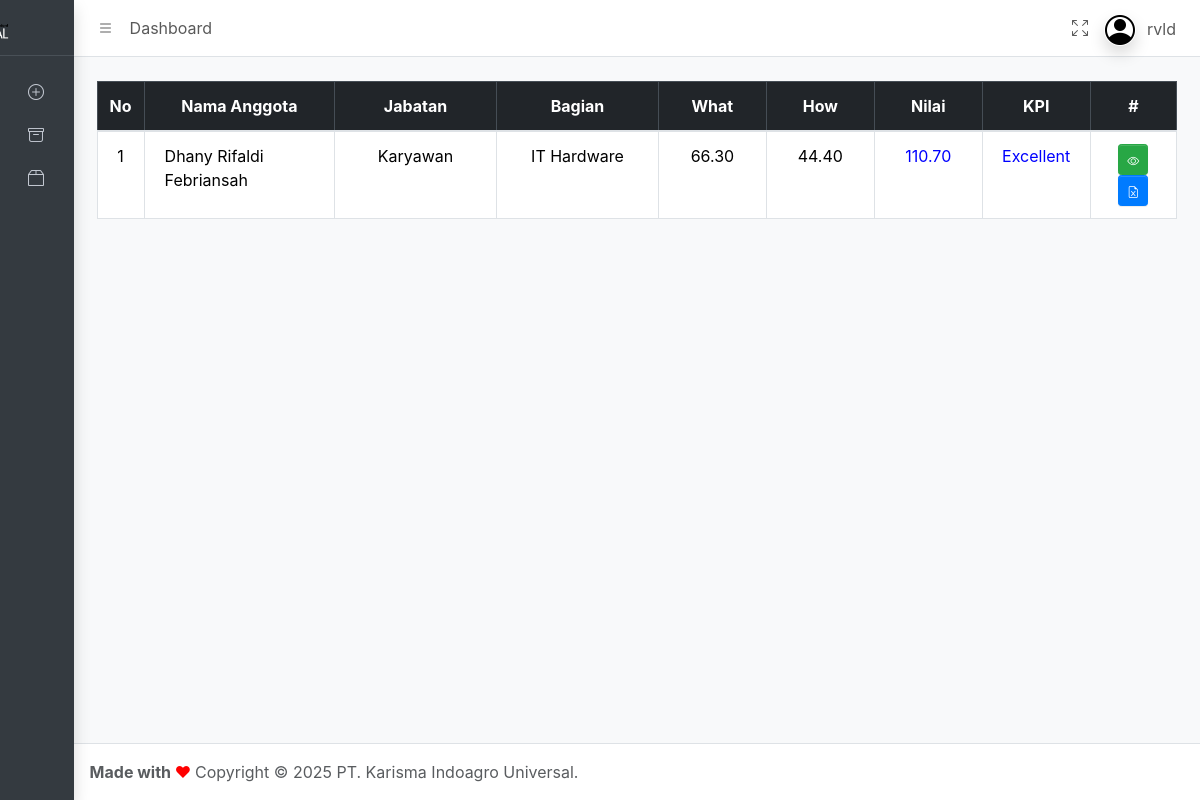
The page /kpikabag.php (signed in) on the database its author committed.
### tables this page shows
CREATE TABLE `tb_users` (
  `id` int NOT NULL,
  `username` varchar(255) NOT NULL,
  `nama_lngkp` varchar(255) NOT NULL,
  `nik` varchar(255) NOT NULL,
  `bagian` varchar(255) NOT NULL,
  `departement` varchar(255) NOT NULL,
  `jabatan` varchar(255) NOT NULL,
  `atasan` varchar(255) NOT NULL,
  `penilai` varchar(255) NOT NULL
);

CREATE TABLE `tb_bobotkpi` (
  `idbobotkpi` int NOT NULL,
  `id_user` int NOT NULL,
  `bobotwhat` int NOT NULL,
  `bobothow` int NOT NULL
);

### helper/getUser.php (called while the page is built, shortened)
<?php
require 'config.php';
$id_user = $_SESSION['id_user'];
$sql = "SELECT * FROM tb_users WHERE id='$id_user'";
$result = mysqli_query($conn, $sql);
while ($hasil = mysqli_fetch_assoc($result)) {
    $username = $hasil['username'];
    $nama_lngkp = $hasil['nama_lngkp'];
}
$nama_lngkp = mysqli_real_escape_string($conn, $nama_lngkp);
?>

### kpikabag.php (the view, shortened to what this page needs)
<!DOCTYPE html>
<?php
if (!isset($_SESSION['id_user'])) {
    header("Location: index");
    exit();
} else {
    require 'helper/config.php';
    require 'helper/getUser.php';
}
function getnilai($conn, $id)
{
    $sql = "SELECT * FROM tb_kpi WHERE id_user='$id'";
    $totalws = 0;
    $resultsaf = mysqli_query($conn, $sql);
    while ($hasils = mysqli_fetch_assoc($resultsaf)) {
        $sql3s = "SELECT SUM(total) as total FROM tb_whats WHERE id_user=$id AND id_kpi=" . $hasils['id'];
        $result3s = mysqli_query($conn, $sql3s);
        $row3sd = mysqli_fetch_assoc($result3s);
        $totalnilaisd = $row3sd['total'];
        $nilaiws = ($totalnilaisd * $hasils['bobot']) / 100;
        $totalws += $nilaiws;
    }
    $bobotkpid = 0;
    $sql5a = "SELECT bobotwhat as bw FROM tb_bobotkpi WHERE id_user=$id";
    $result5a = mysqli_query($conn, $sql5a);
    while ($row5a = mysqli_fetch_assoc($result5a)) {
        $bobotkpid = $row5a['bw'];
    }
    $zbotw = ($totalws * $bobotkpid) / 100;
    $totalhfg = 0;
    $resultfg = mysqli_query($conn, $sql);
    while ($hasilfg = mysqli_fetch_assoc($resultfg)) {
        $sql7fg = "SELECT SUM(total) as totalh FROM tb_hows WHERE id_user=$id AND id_kpi=" . $hasilfg['id'];
        $result7fg = mysqli_query($conn, $sql7fg);
        $row7fg = mysqli_fetch_assoc($result7fg);
        $totalnilaihfg = $row7fg['totalh'];
        $nilaihfg = ($totalnilaihfg * $hasilfg['bobot2']) / 100;
        $totalhfg += $nilaihfg;
    }
    $bobotkpias = 0;
    $sql8a = "SELECT bobothow as bh FROM tb_bobotkpi WHERE id_user=$id";
    $result8a = mysqli_query($conn, $sql8a);
    while ($row8a = mysqli_fetch_assoc($result8a)) {
        $bobotkpias = $row8a['bh'];
    }
    $zboth = ($totalhfg * $bobotkpias) / 100;
    return number_format($zboth + $zbotw, 2);
}
function getWhatt($conn, $id)
{
    $sql = "SELECT * FROM tb_kpi WHERE id_user='$id'";
    $totalws = 0;
    $resultsaf = mysqli_query($conn, $sql);
    while ($hasils = mysqli_fetch_assoc($resultsaf)) {
        $sql3s = "SELECT SUM(total) as total FROM tb_whats WHERE id_user=$id AND id_kpi=" . $hasils['id'];
        $result3s = mysqli_query($conn, $sql3s);
        $row3sd = mysqli_fetch_assoc($result3s);
        $totalnilaisd = $row3sd['total'];
        $nilaiws = ($totalnilaisd * $hasils['bobot']) / 100;
        $totalws += $nilaiws;
    }
    $bobotkpid = 0;
    $sql5a = "SELECT bobotwhat as bw FROM tb_bobotkpi WHERE id_user=$id";
    $result5a = mysqli_query($conn, $sql5a);
    while ($row5a = mysqli_fetch_assoc($result5a)) {
        $bobotkpid = $row5a['bw'];
    }
    $zbotw = ($totalws * $bobotkpid) / 100;
    return number_format($zbotw, 2);
}
function getHoww($conn, $id)
{
    $sql = "SELECT * FROM tb_kpi WHERE id_user='$id'";
    $totalhfg = 0;
    $resultfg = mysqli_query($conn, $sql);
    while ($hasilfg = mysqli_fetch_assoc($resultfg)) {
        $sql7fg = "SELECT SUM(total) as totalh FROM tb_hows WHERE id_user=$id AND id_kpi=" . $hasilfg['id'];
        $result7fg = mysqli_query($conn, $sql7fg);
        $row7fg = mysqli_fetch_assoc($result7fg);
        $totalnilaihfg = $row7fg['totalh'];
        $nilaihfg = ($totalnilaihfg * $hasilfg['bobot2']) / 100;
        $totalhfg += $nilaihfg;
    }
    $bobotkpias = 0;
    $sql8a = "SELECT bobothow as bh FROM tb_bobotkpi WHERE id_user=$id";
    $result8a = mysqli_query($conn, $sql8a);
    while ($row8a = mysqli_fetch_assoc($result8a)) {
        $bobotkpias = $row8a['bh'];
    }
    $zboth = ($totalhfg * $bobotkpias) / 100;
    return number_format($zboth, 2);
}
function getkpi($nilair)
{
    if ($nilair < 90) {
        return "POOR";
    } elseif ($nilair <= 100) {
        return "GOOD";
    } elseif ($nilair <= 110) {
        return "Very Good";
    } else {
        return "Excellent";
    }
}
?>
<html lang="en">
<head>
    <link rel="stylesheet" href="https://cdn.jsdelivr.net/npm/@fontsource/source-sans-3@5.0.12/index.css"
>
    <link rel="stylesheet" href="https://cdn.jsdelivr.net/npm/overlayscrollbars@2.3.0/styles/overlayscrollbars.min.css"
>
    <link rel="stylesheet" href="https://cdn.jsdelivr.net/npm/bootstrap-icons@1.11.0/font/bootstrap-icons.min.css"
>
    <link rel="stylesheet" href="assets/css/adminlte.css">
    <link rel="stylesheet" href="https://cdn.jsdelivr.net/npm/bootstrap@4.6.2/dist/css/bootstrap.min.css"
>
    <link rel="stylesheet" type="text/css" href="assets/css/datatables/datatables.min.css" />
    <link rel="stylesheet" href="https://cdn.jsdelivr.net/npm/apexcharts@3.37.1/dist/apexcharts.css"
>
    <link rel="stylesheet" href="https://cdn.jsdelivr.net/npm/jsvectormap@1.5.3/dist/css/jsvectormap.min.css"
>
</head>
<body class="layout-fixed sidebar-expand-lg sidebar-mini sidebar-collapse bg-body-tertiary">
    <div class="app-wrapper">
        <?php include("pages/kpikabag/k_nav.php"); ?>
        <?php include("pages/part/p_aside.php"); ?>
        <main class="app-main">
            <div class="app-content">
                <div class="container-fluid">
                    <div class="mt-4">
                        <div class="table-responsive">
                            <table id="datatablenya" class="table align-midle table-hover table-bordered">
                                <thead class="table-dark">
                                    <tr>
                                        <th width="3%">
                                            <center>No</center>
                                        </th>
                                        <th>
                                            <center>Nama Anggota</center>
                                        </th>
                                        <th width="15%">
                                            <center>Jabatan</center>
                                        </th>
                                        <th width="15%">
                                            <center>Bagian</center>
                                        </th>
                                        <th width="10%">
                                            <center>What</center>
                                        </th>
                                        <th width="10%">
                                            <center>How</center>
                                        </th>
                                        <th width="10%">
                                            <center>Nilai</center>
                                        </th>
                                        <th width="10%">
                                            <center>KPI</center>
                                        </th>
                                        <th width="8%">
                                            <center>#</center>
                                        </th>
                                    </tr>
                                </thead>
                                <tbody>
                                    <?php
                                    $no = 1;
                                    $sqlhd = "SELECT *
FROM tb_users
WHERE atasan = '$nama_lngkp' OR nama_lngkp = '$nama_lngkp'
ORDER BY
    CASE
        WHEN jabatan = 'Kadep' THEN 1
        WHEN jabatan = 'Manager' THEN 2
        WHEN jabatan = 'Karyawan' THEN 3
        ELSE 4
    END,
    nama_lngkp";
                                    $sgdah = mysqli_query($conn, $sqlhd);
                                    while ($hasilsfa = mysqli_fetch_assoc($sgdah)) { ?>
                                        <tr>
                                            <td>
                                                <center><?= $no; ?></center>
                                            </td>
                                            <td style="padding-left: 20px;">
                                                <?= $hasilsfa['nama_lngkp']; ?>
                                            </td>
                                            <td>
                                                <center><?= $hasilsfa['jabatan']; ?></center>
                                            </td>
                                            <td>
                                                <center><?= $hasilsfa['bagian']; ?></center>
                                            </td>
                                            <td>
                                                <center><?= getWhatt($conn, $hasilsfa['id']); ?></center>
                                            </td>
                                            <td>
                                                <center><?= getHoww($conn, $hasilsfa['id']); ?></center>
                                            </td>
                                            <?php
                                            $nilair = getnilai($conn, $hasilsfa['id']);
                                            if ($nilair < 90) {
                                                $wrabs = "red";
                                            } elseif ($nilair <= 100) {
                                                $wrabs = "orange";
                                            } elseif ($nilair <= 110) {
                                                $wrabs = "green";
                                            } else {
                                                $wrabs = "blue";
                                            } ?>
                                            <td style="color:<?= $wrabs ?>">
                                                <center><?php echo getnilai($conn, $hasilsfa['id']); ?></center>
                                            </td>
                                            <td style="color:<?= $wrabs ?>">
                                                <center><?= getkpi(getnilai($conn, $hasilsfa['id'])); ?></center>
                                            </td>
                                            <td>
                                                <?php if ($hasilsfa['jabatan'] != 'Manager' && $hasilsfa['jabatan'] != 'Kadep') { ?>
                                                    <center>
                                                        <a type="button" href="kpianggota?id=<?= $hasilsfa['id']; ?>"
                                                            class="btn btn-success btn-sm" title="Lihat Detail">
                                                            <i class="bi bi-eye fs-8"></i>
                                                        </a>
                                                        <a type="button" href="export_kpi_detail.php?id=<?= $hasilsfa['id']; ?>"
                                                            class="btn btn-primary btn-sm" title="Export Excel Detail">
                                                            <i class="bi bi-file-earmark-excel fs-8"></i>
                                                        </a>
                                                    </center>
                                                <?php } ?>
                                            </td>
                                        </tr>
                                    <?php
                                        $no++;
                                    } ?>
                                </tbody>
                            </table>
                        </div>
                    </div>
                </div>
            </div>
        </main>
        <?php include("pages/part/p_footer.php"); ?>
</body>
</html>

### pages/kpikabag/k_nav.php (shortened to what this page needs)
<nav class="app-header navbar navbar-expand bg-body">
    <div class="container-fluid">
        <ul class="navbar-nav">
            <li class="nav-item"> <a class="nav-link" data-lte-toggle="sidebar" href="#" role="button"> <i class="bi bi-list"></i> </a> </li>
            <li class="nav-item d-none d-md-block"> <a href="dashboard" class="nav-link">Dashboard</a> </li>
        </ul>
        <ul class="navbar-nav ms-auto">
            <li class="nav-item"> <a class="nav-link" href="#" data-lte-toggle="fullscreen"> <i data-lte-icon="maximize" class="bi bi-arrows-fullscreen"></i> </a> </li>
            <li class="nav-item dropdown user-menu"> <a href="#" class="nav-link dropdown-toggle" data-bs-toggle="dropdown"> <img style="margin-top: -2px;" src="assets/img/profile.png" class="user-image rounded-circle shadow" alt="User Image"> <span class="d-none d-md-inline"><?php echo $username?></span> </a>
            </li>
        </ul>
    </div>
</nav>

### rows shown on the page
tb_users: username "rvld", nama_lngkp "Dhany Rifaldi Febriansah", jabatan "Karyawan", bagian "IT Hardware", id.bobotwhat "66.30", id.bobothow "44.40", id.bobotwhat "110.70", id.bobotwhat "Excellent"
